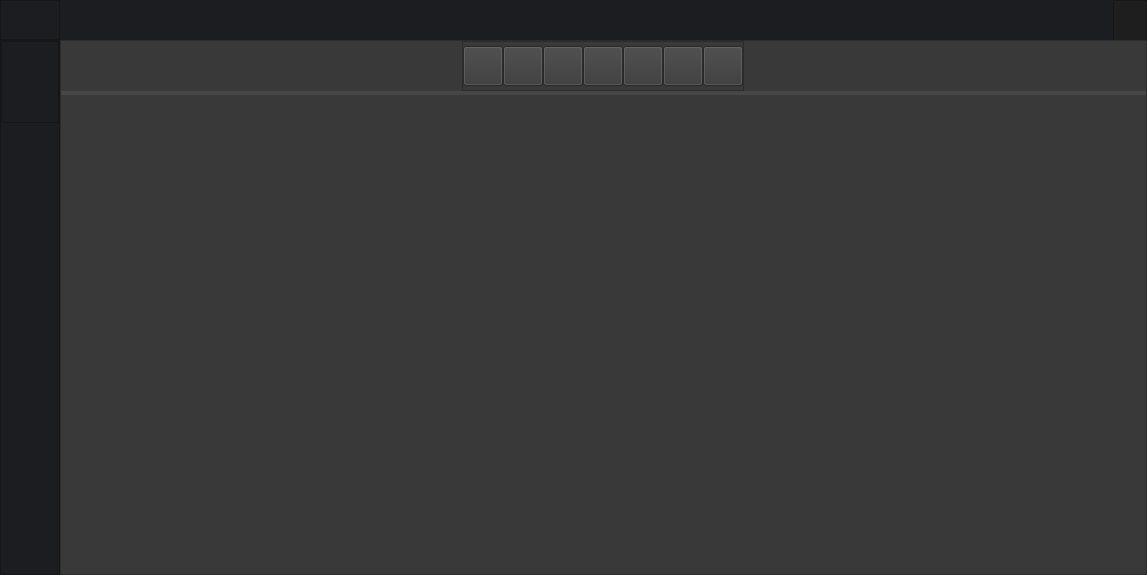
<?xml version="1.0" encoding="UTF-8"?>
<ui version="4.0">
 <class>MainWindow</class>
 <widget class="QMainWindow" name="MainWindow">
  <property name="geometry">
   <rect>
    <x>0</x>
    <y>0</y>
    <width>1147</width>
    <height>575</height>
   </rect>
  </property>
  <property name="minimumSize">
   <size>
    <width>1147</width>
    <height>575</height>
   </size>
  </property>
  <property name="maximumSize">
   <size>
    <width>1147</width>
    <height>575</height>
   </size>
  </property>
  <property name="mouseTracking">
   <bool>true</bool>
  </property>
  <property name="windowTitle">
   <string>Mbarete</string>
  </property>
  <property name="styleSheet">
   <string notr="true">background-color: rgb(57, 57, 57);</string>
  </property>
  <widget class="QWidget" name="centralwidget">
   <property name="maximumSize">
    <size>
     <width>1147</width>
     <height>580</height>
    </size>
   </property>
   <layout class="QVBoxLayout" name="verticalLayout">
    <property name="spacing">
     <number>0</number>
    </property>
    <property name="leftMargin">
     <number>0</number>
    </property>
    <property name="topMargin">
     <number>0</number>
    </property>
    <property name="rightMargin">
     <number>0</number>
    </property>
    <property name="bottomMargin">
     <number>0</number>
    </property>
    <item>
     <widget class="QFrame" name="TopBar">
      <property name="maximumSize">
       <size>
        <width>16777215</width>
        <height>40</height>
       </size>
      </property>
      <property name="styleSheet">
       <string notr="true">background-color: #1C1D20;</string>
      </property>
      <property name="frameShape">
       <enum>QFrame::NoFrame</enum>
      </property>
      <property name="frameShadow">
       <enum>QFrame::Raised</enum>
      </property>
      <property name="lineWidth">
       <number>0</number>
      </property>
      <layout class="QHBoxLayout" name="horizontalLayout">
       <property name="spacing">
        <number>0</number>
       </property>
       <property name="leftMargin">
        <number>0</number>
       </property>
       <property name="topMargin">
        <number>0</number>
       </property>
       <property name="rightMargin">
        <number>0</number>
       </property>
       <property name="bottomMargin">
        <number>0</number>
       </property>
       <item>
        <widget class="QFrame" name="ToggleFrame">
         <property name="maximumSize">
          <size>
           <width>60</width>
           <height>16777215</height>
          </size>
         </property>
         <property name="styleSheet">
          <string notr="true"/>
         </property>
         <property name="frameShape">
          <enum>QFrame::StyledPanel</enum>
         </property>
         <property name="frameShadow">
          <enum>QFrame::Raised</enum>
         </property>
         <layout class="QVBoxLayout" name="verticalLayout_2">
          <property name="spacing">
           <number>0</number>
          </property>
          <property name="leftMargin">
           <number>0</number>
          </property>
          <property name="topMargin">
           <number>0</number>
          </property>
          <property name="rightMargin">
           <number>0</number>
          </property>
          <property name="bottomMargin">
           <number>0</number>
          </property>
          <item>
           <widget class="QPushButton" name="Btn_ToggleMenu">
            <property name="sizePolicy">
             <sizepolicy hsizetype="Expanding" vsizetype="Expanding">
              <horstretch>0</horstretch>
              <verstretch>0</verstretch>
             </sizepolicy>
            </property>
            <property name="cursor">
             <cursorShape>PointingHandCursor</cursorShape>
            </property>
            <property name="styleSheet">
             <string notr="true">QPushButton {
	image: url(:/img/img/menu.png);
	border: 0px solid;
	color: white
}

QPushButton:hover {
	background-color: rgb(70,70,70);
}</string>
            </property>
            <property name="text">
             <string/>
            </property>
            <property name="iconSize">
             <size>
              <width>16</width>
              <height>16</height>
             </size>
            </property>
            <property name="default">
             <bool>false</bool>
            </property>
           </widget>
          </item>
         </layout>
        </widget>
       </item>
       <item alignment="Qt::AlignRight">
        <widget class="QFrame" name="TitleBar">
         <property name="styleSheet">
          <string notr="true">background-color: rgb(30, 30, 30);</string>
         </property>
         <property name="frameShape">
          <enum>QFrame::StyledPanel</enum>
         </property>
         <property name="frameShadow">
          <enum>QFrame::Raised</enum>
         </property>
         <layout class="QHBoxLayout" name="horizontalLayout_5">
          <property name="spacing">
           <number>0</number>
          </property>
          <property name="leftMargin">
           <number>0</number>
          </property>
          <property name="topMargin">
           <number>0</number>
          </property>
          <property name="rightMargin">
           <number>0</number>
          </property>
          <property name="bottomMargin">
           <number>0</number>
          </property>
          <item>
           <widget class="QPushButton" name="pushButton">
            <property name="minimumSize">
             <size>
              <width>0</width>
              <height>40</height>
             </size>
            </property>
            <property name="maximumSize">
             <size>
              <width>40</width>
              <height>40</height>
             </size>
            </property>
            <property name="styleSheet">
             <string notr="true">border: 0px solid</string>
            </property>
            <property name="text">
             <string/>
            </property>
           </widget>
          </item>
         </layout>
        </widget>
       </item>
      </layout>
     </widget>
    </item>
    <item>
     <widget class="QFrame" name="MainFrame">
      <property name="frameShape">
       <enum>QFrame::NoFrame</enum>
      </property>
      <property name="frameShadow">
       <enum>QFrame::Raised</enum>
      </property>
      <layout class="QHBoxLayout" name="horizontalLayout_2">
       <property name="spacing">
        <number>0</number>
       </property>
       <property name="leftMargin">
        <number>0</number>
       </property>
       <property name="topMargin">
        <number>0</number>
       </property>
       <property name="rightMargin">
        <number>0</number>
       </property>
       <property name="bottomMargin">
        <number>0</number>
       </property>
       <item>
        <widget class="QFrame" name="LeftBar">
         <property name="minimumSize">
          <size>
           <width>60</width>
           <height>0</height>
          </size>
         </property>
         <property name="maximumSize">
          <size>
           <width>60</width>
           <height>16777215</height>
          </size>
         </property>
         <property name="styleSheet">
          <string notr="true">
background-color: rgb(28, 29, 32);</string>
         </property>
         <property name="frameShape">
          <enum>QFrame::StyledPanel</enum>
         </property>
         <property name="frameShadow">
          <enum>QFrame::Raised</enum>
         </property>
         <property name="lineWidth">
          <number>0</number>
         </property>
         <layout class="QVBoxLayout" name="verticalLayout_3">
          <property name="spacing">
           <number>0</number>
          </property>
          <property name="leftMargin">
           <number>0</number>
          </property>
          <property name="topMargin">
           <number>0</number>
          </property>
          <property name="rightMargin">
           <number>0</number>
          </property>
          <property name="bottomMargin">
           <number>0</number>
          </property>
          <item alignment="Qt::AlignTop">
           <widget class="QFrame" name="Btn_LeftFrame">
            <property name="minimumSize">
             <size>
              <width>0</width>
              <height>0</height>
             </size>
            </property>
            <property name="styleSheet">
             <string notr="true">background-color: #1C1D20;</string>
            </property>
            <property name="frameShape">
             <enum>QFrame::StyledPanel</enum>
            </property>
            <property name="frameShadow">
             <enum>QFrame::Raised</enum>
            </property>
            <property name="lineWidth">
             <number>0</number>
            </property>
            <layout class="QVBoxLayout" name="verticalLayout_4">
             <property name="spacing">
              <number>0</number>
             </property>
             <property name="leftMargin">
              <number>0</number>
             </property>
             <property name="topMargin">
              <number>0</number>
             </property>
             <property name="rightMargin">
              <number>0</number>
             </property>
             <property name="bottomMargin">
              <number>0</number>
             </property>
             <item>
              <widget class="QPushButton" name="Btn_pathCreator">
               <property name="minimumSize">
                <size>
                 <width>0</width>
                 <height>40</height>
                </size>
               </property>
               <property name="cursor">
                <cursorShape>PointingHandCursor</cursorShape>
               </property>
               <property name="styleSheet">
                <string notr="true">QPushButton {
	color: white;
	image: url(:/img/img/rayo.png);
	border: 0px solid;
	
}

QPushButton:hover {
	background-color: rgb(70, 70, 70);
}
</string>
               </property>
               <property name="text">
                <string/>
               </property>
              </widget>
             </item>
             <item>
              <widget class="QPushButton" name="Btn_graphs">
               <property name="minimumSize">
                <size>
                 <width>0</width>
                 <height>40</height>
                </size>
               </property>
               <property name="cursor">
                <cursorShape>PointingHandCursor</cursorShape>
               </property>
               <property name="styleSheet">
                <string notr="true">QPushButton {
	image: url(:/img/img/grafico-circular.png);
	border: 0px solid;
}

QPushButton:hover {
	background-color: rgb(70, 70, 70);
}
</string>
               </property>
               <property name="text">
                <string/>
               </property>
              </widget>
             </item>
            </layout>
           </widget>
          </item>
          <item>
           <widget class="QPushButton" name="Btn_settings">
            <property name="minimumSize">
             <size>
              <width>0</width>
              <height>40</height>
             </size>
            </property>
            <property name="styleSheet">
             <string notr="true">QPushButton {
	color: white;
	image: url(:/img/img/configuraciones.png);
	border: 0px solid;
	
}

QPushButton:hover {
	background-color: rgb(70, 70, 70);
}
</string>
            </property>
            <property name="text">
             <string/>
            </property>
           </widget>
          </item>
         </layout>
        </widget>
       </item>
       <item>
        <widget class="QFrame" name="ContentFrame">
         <property name="frameShape">
          <enum>QFrame::StyledPanel</enum>
         </property>
         <property name="frameShadow">
          <enum>QFrame::Raised</enum>
         </property>
         <layout class="QHBoxLayout" name="horizontalLayout_3">
          <property name="spacing">
           <number>0</number>
          </property>
          <property name="leftMargin">
           <number>0</number>
          </property>
          <property name="topMargin">
           <number>0</number>
          </property>
          <property name="rightMargin">
           <number>0</number>
          </property>
          <property name="bottomMargin">
           <number>0</number>
          </property>
          <item>
           <widget class="QStackedWidget" name="stackedWidget">
            <property name="currentIndex">
             <number>0</number>
            </property>
            <widget class="QWidget" name="Frame_matDesigner">
             <layout class="QVBoxLayout" name="verticalLayout_5">
              <property name="spacing">
               <number>0</number>
              </property>
              <property name="leftMargin">
               <number>0</number>
              </property>
              <property name="topMargin">
               <number>0</number>
              </property>
              <property name="rightMargin">
               <number>0</number>
              </property>
              <property name="bottomMargin">
               <number>0</number>
              </property>
              <item alignment="Qt::AlignHCenter">
               <widget class="QFrame" name="configBar">
                <property name="minimumSize">
                 <size>
                  <width>0</width>
                  <height>50</height>
                 </size>
                </property>
                <property name="maximumSize">
                 <size>
                  <width>16777215</width>
                  <height>50</height>
                 </size>
                </property>
                <property name="frameShape">
                 <enum>QFrame::StyledPanel</enum>
                </property>
                <property name="frameShadow">
                 <enum>QFrame::Raised</enum>
                </property>
                <layout class="QHBoxLayout" name="horizontalLayout_7">
                 <property name="spacing">
                  <number>0</number>
                 </property>
                 <property name="leftMargin">
                  <number>0</number>
                 </property>
                 <property name="topMargin">
                  <number>0</number>
                 </property>
                 <property name="rightMargin">
                  <number>0</number>
                 </property>
                 <property name="bottomMargin">
                  <number>0</number>
                 </property>
                 <item>
                  <widget class="QPushButton" name="Btn_square">
                   <property name="minimumSize">
                    <size>
                     <width>40</width>
                     <height>40</height>
                    </size>
                   </property>
                   <property name="maximumSize">
                    <size>
                     <width>40</width>
                     <height>16777215</height>
                    </size>
                   </property>
                   <property name="styleSheet">
                    <string notr="true">image: url(:/img/img/dotted-square.png);</string>
                   </property>
                   <property name="text">
                    <string/>
                   </property>
                  </widget>
                 </item>
                 <item>
                  <widget class="QPushButton" name="Btn_freeHand">
                   <property name="minimumSize">
                    <size>
                     <width>40</width>
                     <height>40</height>
                    </size>
                   </property>
                   <property name="maximumSize">
                    <size>
                     <width>40</width>
                     <height>16777215</height>
                    </size>
                   </property>
                   <property name="styleSheet">
                    <string notr="true">image: url(:/img/img/pencil.png);</string>
                   </property>
                   <property name="text">
                    <string/>
                   </property>
                  </widget>
                 </item>
                 <item>
                  <widget class="QPushButton" name="Btn_straightLine">
                   <property name="minimumSize">
                    <size>
                     <width>40</width>
                     <height>40</height>
                    </size>
                   </property>
                   <property name="maximumSize">
                    <size>
                     <width>40</width>
                     <height>16777215</height>
                    </size>
                   </property>
                   <property name="styleSheet">
                    <string notr="true">image: url(:/img/img/pair-of-lollipops.png);</string>
                   </property>
                   <property name="text">
                    <string/>
                   </property>
                  </widget>
                 </item>
                 <item>
                  <widget class="QPushButton" name="Btn_colorPick">
                   <property name="minimumSize">
                    <size>
                     <width>40</width>
                     <height>40</height>
                    </size>
                   </property>
                   <property name="maximumSize">
                    <size>
                     <width>40</width>
                     <height>16777215</height>
                    </size>
                   </property>
                   <property name="styleSheet">
                    <string notr="true">image: url(:/img/img/drop-silhouette.png);</string>
                   </property>
                   <property name="text">
                    <string/>
                   </property>
                  </widget>
                 </item>
                 <item>
                  <widget class="QPushButton" name="Btn_back">
                   <property name="minimumSize">
                    <size>
                     <width>40</width>
                     <height>40</height>
                    </size>
                   </property>
                   <property name="maximumSize">
                    <size>
                     <width>40</width>
                     <height>40</height>
                    </size>
                   </property>
                   <property name="styleSheet">
                    <string notr="true">image: url(:/img/img/refresh.png);</string>
                   </property>
                   <property name="text">
                    <string/>
                   </property>
                  </widget>
                 </item>
                 <item>
                  <widget class="QPushButton" name="Btn_save">
                   <property name="minimumSize">
                    <size>
                     <width>40</width>
                     <height>40</height>
                    </size>
                   </property>
                   <property name="maximumSize">
                    <size>
                     <width>40</width>
                     <height>16777215</height>
                    </size>
                   </property>
                   <property name="styleSheet">
                    <string notr="true">image: url(:/img/img/disquete.png);</string>
                   </property>
                   <property name="text">
                    <string/>
                   </property>
                  </widget>
                 </item>
                 <item>
                  <widget class="QPushButton" name="Btn_openExistingPath">
                   <property name="minimumSize">
                    <size>
                     <width>40</width>
                     <height>40</height>
                    </size>
                   </property>
                   <property name="maximumSize">
                    <size>
                     <width>40</width>
                     <height>16777215</height>
                    </size>
                   </property>
                   <property name="styleSheet">
                    <string notr="true">image: url(:/img/img/mas.png);</string>
                   </property>
                   <property name="text">
                    <string/>
                   </property>
                  </widget>
                 </item>
                </layout>
               </widget>
              </item>
              <item>
               <widget class="QStackedWidget" name="mats">
                <property name="maximumSize">
                 <size>
                  <width>16777215</width>
                  <height>16777215</height>
                 </size>
                </property>
                <property name="styleSheet">
                 <string notr="true">border-top: 2px solid rgb(70,70,70);</string>
                </property>
                <property name="currentIndex">
                 <number>0</number>
                </property>
                <widget class="QWidget" name="Frame_mat_replay">
                 <property name="autoFillBackground">
                  <bool>false</bool>
                 </property>
                 <property name="styleSheet">
                  <string notr="true">border-image: url(:/img/img/pista_replay_img.jpg);

</string>
                 </property>
                </widget>
               </widget>
              </item>
             </layout>
            </widget>
            <widget class="QWidget" name="settings">
             <layout class="QHBoxLayout" name="horizontalLayout_4">
              <item>
               <widget class="QFrame" name="Frame_settings">
                <property name="frameShape">
                 <enum>QFrame::StyledPanel</enum>
                </property>
                <property name="frameShadow">
                 <enum>QFrame::Raised</enum>
                </property>
                <layout class="QHBoxLayout" name="horizontalLayout_8"/>
               </widget>
              </item>
             </layout>
            </widget>
            <widget class="QWidget" name="graph_maker">
             <layout class="QHBoxLayout" name="horizontalLayout_6">
              <property name="spacing">
               <number>0</number>
              </property>
              <property name="leftMargin">
               <number>0</number>
              </property>
              <property name="topMargin">
               <number>0</number>
              </property>
              <property name="rightMargin">
               <number>0</number>
              </property>
              <property name="bottomMargin">
               <number>0</number>
              </property>
              <item>
               <widget class="QFrame" name="frame">
                <property name="frameShape">
                 <enum>QFrame::StyledPanel</enum>
                </property>
                <property name="frameShadow">
                 <enum>QFrame::Raised</enum>
                </property>
                <widget class="QLabel" name="label">
                 <property name="geometry">
                  <rect>
                   <x>410</x>
                   <y>240</y>
                   <width>47</width>
                   <height>13</height>
                  </rect>
                 </property>
                 <property name="text">
                  <string>TextLabel</string>
                 </property>
                </widget>
               </widget>
              </item>
             </layout>
            </widget>
           </widget>
          </item>
         </layout>
        </widget>
       </item>
      </layout>
     </widget>
    </item>
   </layout>
  </widget>
 </widget>
 <resources>
  <include location="resources.qrc"/>
 </resources>
 <connections/>
</ui>
